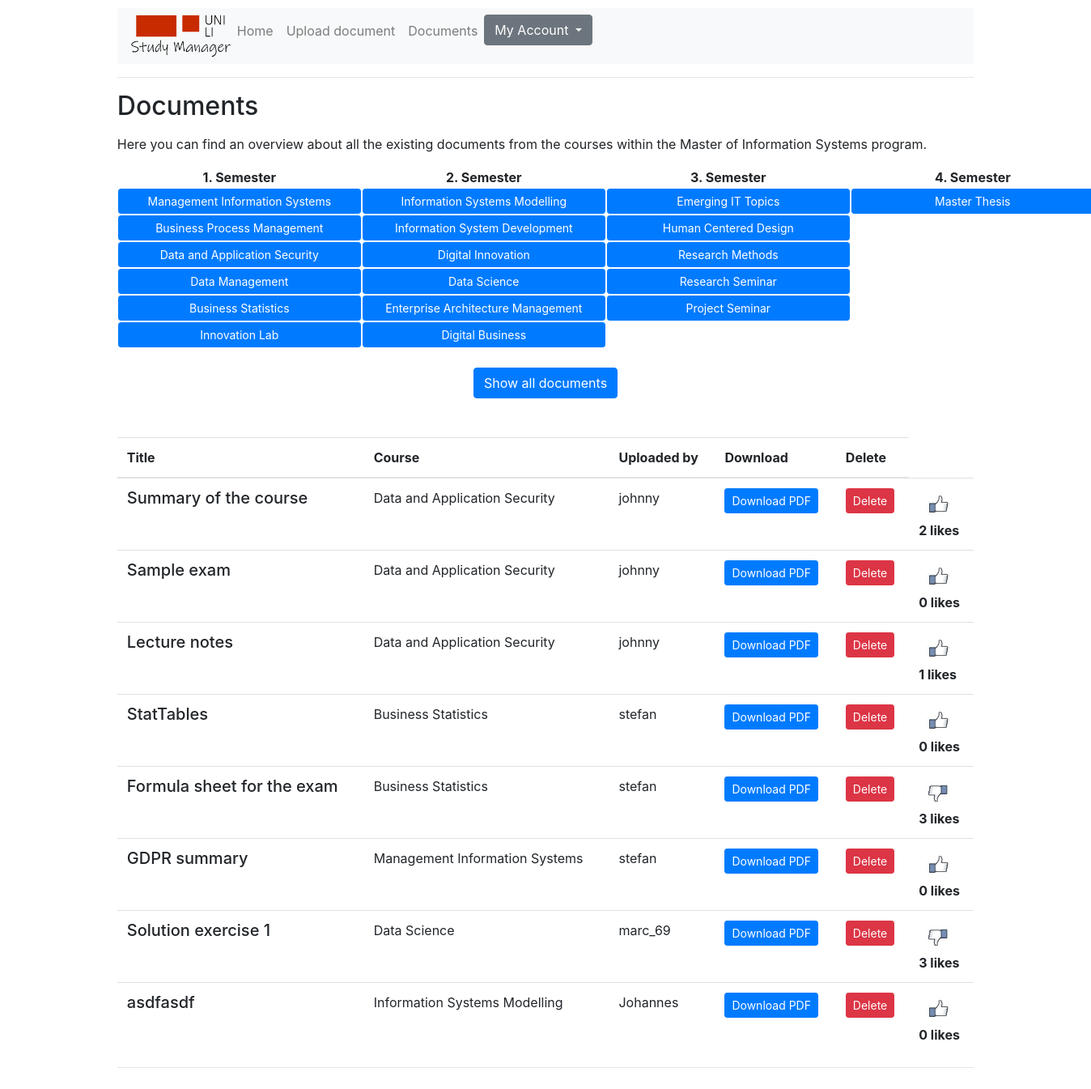
Page /documents/ (signed in) on the committed database.
### documents/models.py (models this page shows, shortened)
class MIS_Document(models.Model):
    courses = (
        ('ISD', 'Information System Development'),
        ('EAM', 'Enterprise Architecture Management'),
        ('MIS', 'Management Information Systems'),
        ('BPM', 'Business Process Management'),
        ('DAS', 'Data and Application Security'),
        ('DM', 'Data Management'),
        ('BS', 'Business Statistics'),
        ('IL', 'Innovation Lab'),
        ('ISM', 'Information Systems Modelling'),
        ('DI', 'Digital Innovation'),
        ('DS', 'Data Science'),
        ('DB', 'Digital Business'),
        ('EIT', 'Emerging IT Topics'),
        ('HCD', 'Human Centered Design'),
        ('RM', 'Research Methods'),
        ('RS', 'Research Seminar'),
        ('PS', 'Project Seminar'),
        ('MT', 'Master Thesis'),
    )
    def location(instance, filename):
        return os.path.join(instance.course, filename)
    title = models.CharField(max_length=100)
    course = models.CharField(max_length=3, choices=courses)
    pdf = models.FileField(upload_to=location)
    author = models.ForeignKey(User, on_delete=models.CASCADE)
    liked = models.ManyToManyField(User, default=None, blank=True, related_name='liked')

### documents/views.py (the view)
# urls.py: path('documents/', views.doclist),
def doclist(request):
    doc = MIS_Document.objects.all()
    return render(request, 'documents/documents.html', {'Document': doc})

### documents/templates/documents/documents.html (shortened to what this page needs)
{% extends 'base.html' %}
{% load static %}
{% block mainContent %}
{% if user.is_authenticated %}
<h2>Documents</h2>
<p>Here you can find an overview about all the existing documents from the courses within the Master of Information Systems program.<br></p>
<div id="course_btn">
    <table style="border:10;" align="center">
        <thead>
            <tr style="text-align:center;">
                <th>1. Semester</th>
                <th>2. Semester</th>
                <th>3. Semester</th>
                <th>4. Semester</th>
            </tr>
        </thead>
        <tbody style="text-align:center;">
            <tr>
                <td>
                    <a href="/documents/management_information_systems" class="btn btn-primary btn-sm" style="width: 300px;">Management Information Systems</a>
                </td>
                <td>
                    <a href="/documents/information_systems_modelling/" class="btn btn-primary btn-sm" style="width: 300px;">Information Systems Modelling</a>
                </td>
                <td>
                    <a href="/documents/emerging_it_topics/" class="btn btn-primary btn-sm" style="width: 300px;">Emerging IT Topics</a>
                </td>
                <td>
                    <a href="/documents/master_thesis/" class="btn btn-primary btn-sm" style="width: 300px;">Master Thesis</a>
                </td>
            </tr>
            <tr>
                <td>
                    <a href="/documents/business_process_management/" class="btn btn-primary btn-sm" style="width: 300px;">Business Process Management</a>
                </td>
                <td>
                    <a href="/documents/information_systems_development/" class="btn btn-primary btn-sm" style="width: 300px;">Information System Development</a>
                </td>
                <td>
                    <a href="/documents/human_centered_design/" class="btn btn-primary btn-sm" style="width: 300px;">Human Centered Design</a>
                </td>
            </tr>
            <tr>
                <td>
                    <a href="/documents/data_and_application_security/" class="btn btn-primary btn-sm" style="width: 300px;">Data and Application Security</a>
                </td>
                <td>
                    <a href="/documents/digital_innovation/" class="btn btn-primary btn-sm" style="width: 300px;">Digital Innovation</a>
                </td>
                <td>
                    <a href="/documents/research_methods/" class="btn btn-primary btn-sm" style="width: 300px;">Research Methods</a>
                </td>
            </tr>
            <tr>
                <td>
                    <a href="/documents/data_management/" class="btn btn-primary btn-sm" style="width: 300px;">Data Management</a>
                </td>
                <td>
                    <a href="/documents/data_science/" class="btn btn-primary btn-sm" style="width: 300px;">Data Science</a>
                </td>
                <td>
                    <a href="/documents/research_seminar/" class="btn btn-primary btn-sm" style="width: 300px;">Research Seminar</a>
                </td>
            </tr>
            <tr>
                <td>
                    <a href="/documents/business_statistics/" class="btn btn-primary btn-sm" style="width: 300px;">Business Statistics</a>
                </td>
                <td>
                    <a href="/documents/enterprise_architecture_management/" class="btn btn-primary btn-sm" style="width: 300px;">Enterprise Architecture Management</a>
                </td>
                <td>
                    <a href="/documents/project_seminar/" class="btn btn-primary btn-sm" style="width: 300px;">Project Seminar</a>
                </td>
            </tr>
            <tr>
                <td>
                    <a href="/documents/innovation_lab/" class="btn btn-primary btn-sm" style="width: 300px;">Innovation Lab</a>
                </td>
                <td>
                    <a href="/documents/digital_business/" class="btn btn-primary btn-sm" style="width: 300px;">Digital Business</a>
                </td>
            </tr>
        </tbody>
    </table>
    <br>
    <div class="text-center"><a href="/documents" class="btn btn-primary">Show all documents</a></div>
</div>
<br><br>
    <table class="table mb-0">
        <thead>
            <tr>
                <th>Title</th>
                <th>Course</th>
                <th>Uploaded by</th>
                <th>Download</th>
                <th>Delete</th>
            </tr>
        </thead>
        <tbody>
            {% for MIS_Document in Document %}
            <tr>
                <td><h5>{{ MIS_Document.title }}</h5></td>
                <td>{{ MIS_Document.get_course_display }}</td>
                <td> {{ MIS_Document.author }} </td>
                <td>
                    <a href="{{ MIS_Document.pdf.url }}" class="btn btn-primary btn-sm" target="_blank">
                        Download PDF
                    </a>
                </td>
                <td>
                    <form method="post" action="{% url 'deletedoc' MIS_Document.pk %}">
                      <button type="submit" class="btn btn-danger btn-sm">Delete</button>
                    </form>
                </td>
                <td>
                    <form action="{% url 'like-document' %}" method="POST" class="ui form">
                        {% if user not in MIS_Document.liked.all %}
                            <button class="btn btn-sm" type="submit"><img src="{% static 'pictures/like.jpg' %}" alt="Like-button" width=30></button>
                        {% else %}
                            <button class="btn btn-sm" type="submit"><img src="{% static 'pictures/unlike.jpg' %}" alt="Unlike-button" width=30></button>
                        {% endif %}
                    </form>
                    <strong> {{ MIS_Document.liked.all.count }} likes</strong>
                </td>
            </tr>
            {% endfor %}
        </tbody>
    </table>
{% else %}
  <p>Hi! You are not logged in. To see the uploaded documents you have to <a href="{% url 'login' %}">Login</a> here.</p>
  <p>New User? <a href="{% url 'signup' %}">Register</a> here.</p>
{% endif %}
{% endblock %}

### rows in the picture
MIS_Document: title "Summary of the course", course "Data and Application Security", author "johnny", liked.all.count "2"
MIS_Document: title "Sample exam", course "Data and Application Security", author "johnny", liked.all.count "0"
MIS_Document: title "Lecture notes", course "Data and Application Security", author "johnny", liked.all.count "1"
MIS_Document: title "StatTables", course "Business Statistics", author "stefan", liked.all.count "0"
MIS_Document: title "Formula sheet for the exam", course "Business Statistics", author "stefan", liked.all.count "3"
MIS_Document: title "GDPR summary", course "Management Information Systems", author "stefan", liked.all.count "0"
MIS_Document: title "Solution exercise 1", course "Data Science", author "marc_69", liked.all.count "3"
MIS_Document: title "asdfasdf", course "Information Systems Modelling", author "Johannes", liked.all.count "0"
